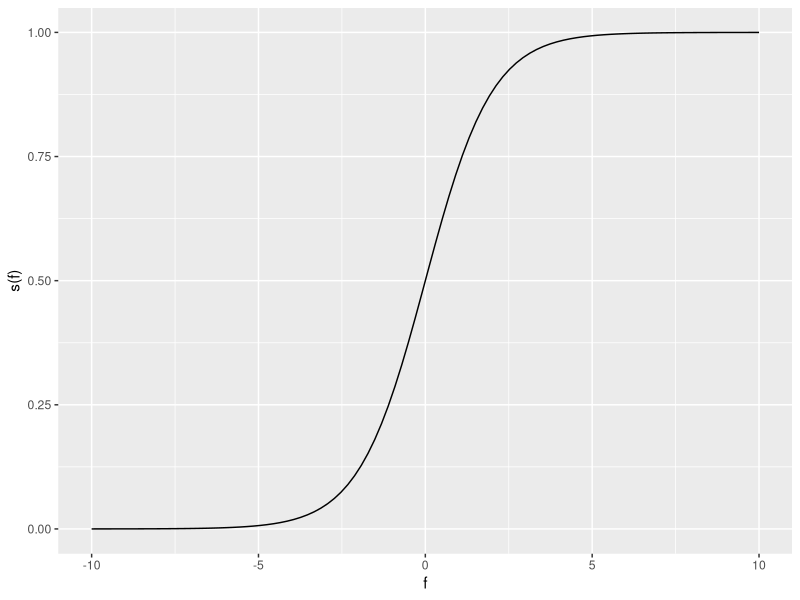
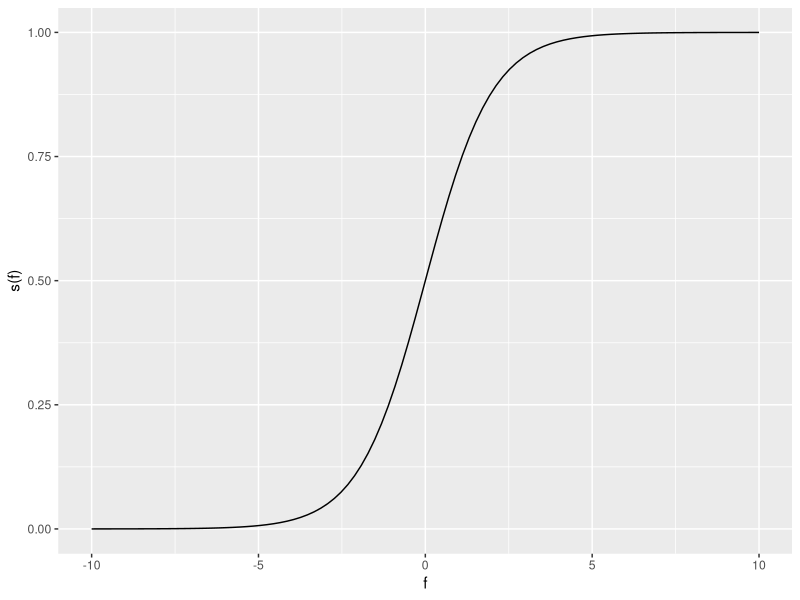
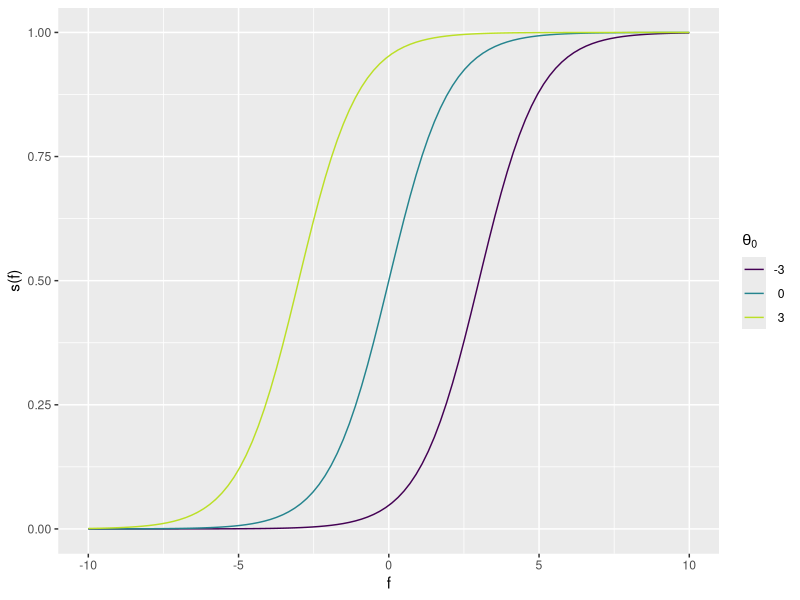
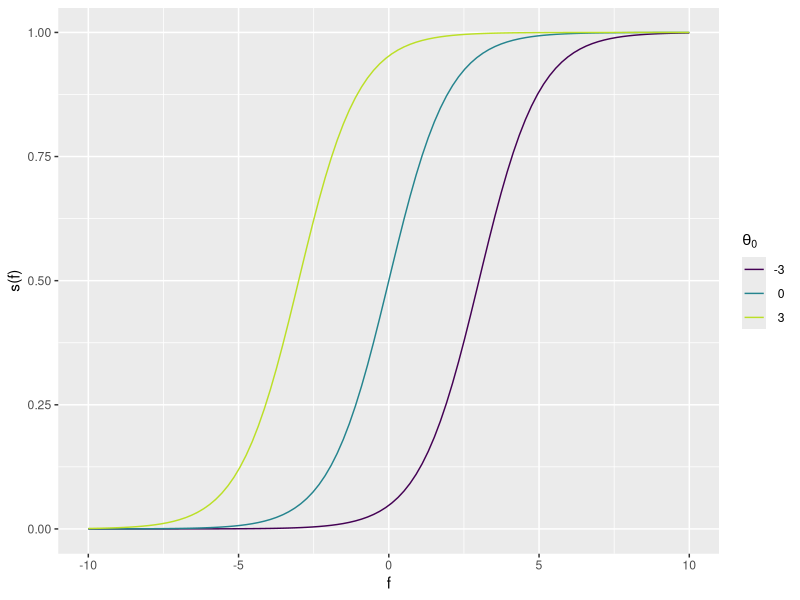
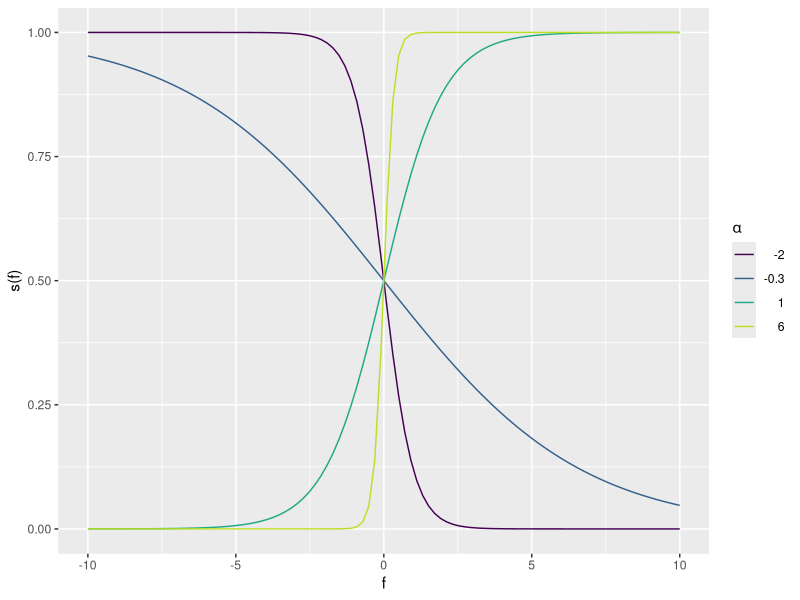
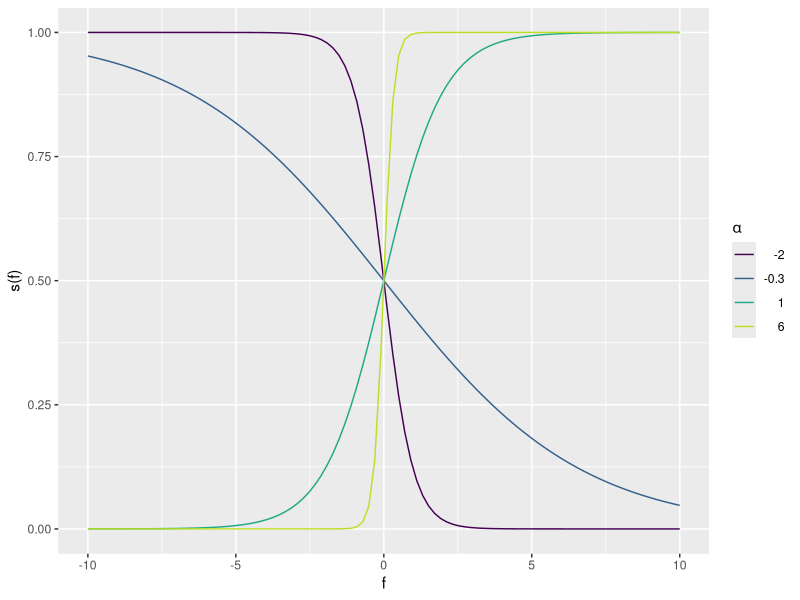

These charts were generated, in order, by the following R code:
# PREREQ -----------------------------------------------------------------------

library(knitr)
library(ggplot2)
library(tidyverse)

options(digits = 3, 
        width = 65, 
        str = strOptions(strict.width = "cut", vec.len = 3))

# FUNCTIONS --------------------------------------------------------------------

sigmoid = function(x) exp(x) / (1 + exp(x))

# DATA -------------------------------------------------------------------------

n = 100
grid = seq(from = -10, to = 10, length.out = n)

df_1 = data.frame(x = grid) %>% 
  mutate(y = sigmoid(x))

df_2 = data.frame(x = rep(grid, times = 3),
                  intercept = rep(c(-3, 0, 3), each = n)) %>% 
  mutate(y = sigmoid(intercept + x))

df_3 = data.frame(x = rep(grid, times = 4),
                  theta1 = rep(c(-2, -0.3, 1, 6), each = n)) %>% 
  mutate(y = sigmoid(x * theta1))

# PLOT 1 -----------------------------------------------------------------------

pdf("../figure/reg_class_log_1.pdf", width = 8, height = 3.5)

ggplot(df_1) + 
  geom_line(aes(x = x, y = y)) + 
  scale_x_continuous("f") + 
  scale_y_continuous("s(f)")

ggsave("../figure/reg_class_log_1.pdf", width = 8, height = 3.5)
dev.off()

# PLOT 2 -----------------------------------------------------------------------

pdf("../figure/reg_class_log_2.pdf", width = 8, height = 2.2)

ggplot(df_2) + 
  geom_line(aes(x = x, y = y, group = intercept, color = factor(intercept))) +
  xlab("f") + 
  ylab("s(f)") +
  theme(legend.text.align = 1) +
  scale_color_viridis_d(expression(theta[0]), end = .9)

ggsave("../figure/reg_class_log_2.pdf", width = 8, height = 2.2)
dev.off()

# PLOT 3 -----------------------------------------------------------------------

pdf("../figure/reg_class_log_3.pdf", width = 8, height = 2.2)

ggplot(df_3) + 
  geom_line(aes(x = x, y = y, group = theta1, color = factor(theta1))) +
  xlab("f") + 
  ylab("s(f)") +
  theme(legend.text.align = 1) +
  scale_color_viridis_d(expression(alpha), end = .9)

ggsave("../figure/reg_class_log_3.pdf", width = 8, height = 2.2)
dev.off()
